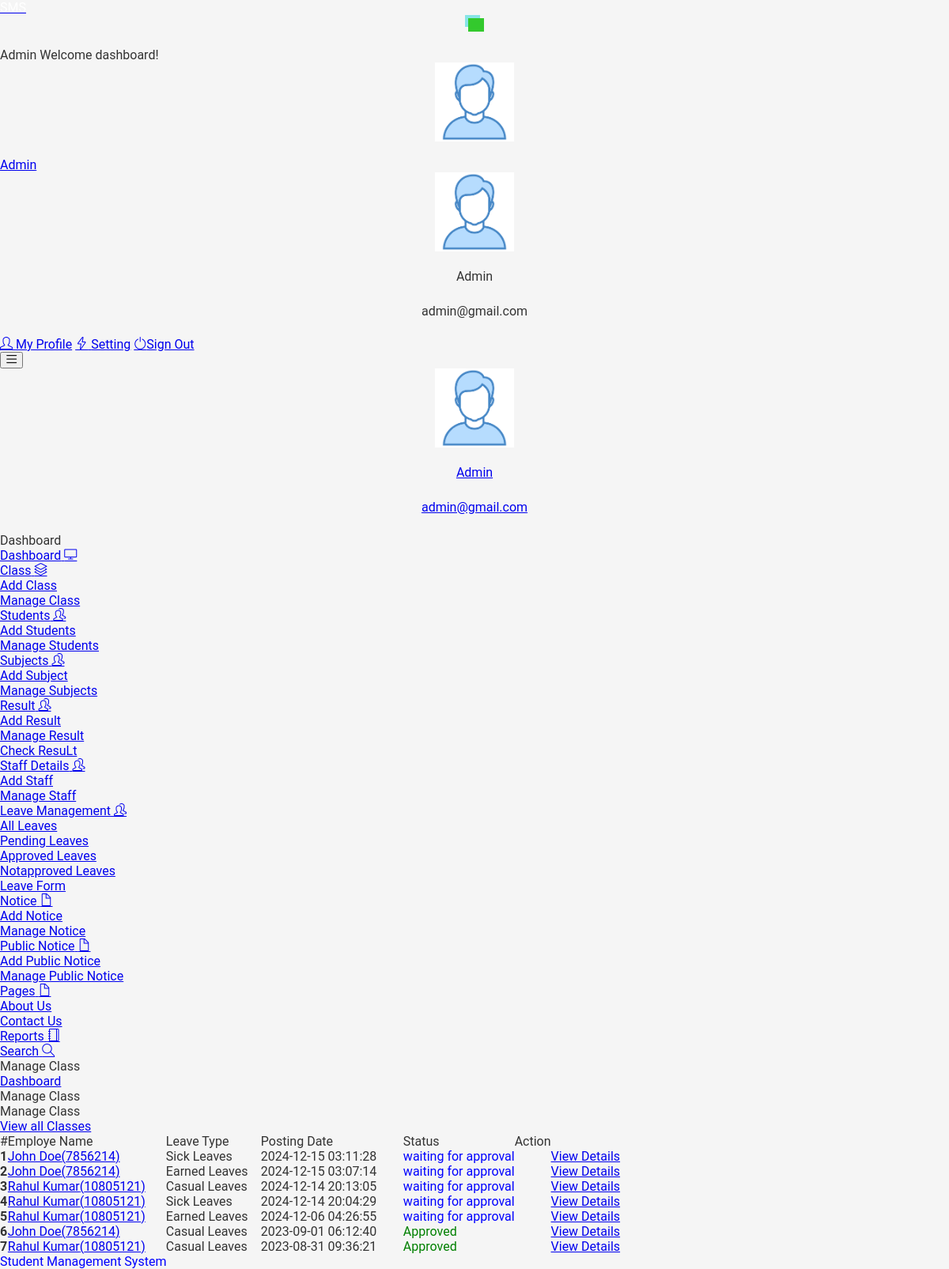
/studentms/admin/leaves.php (signed in), run on an earlier commit of the app's database.
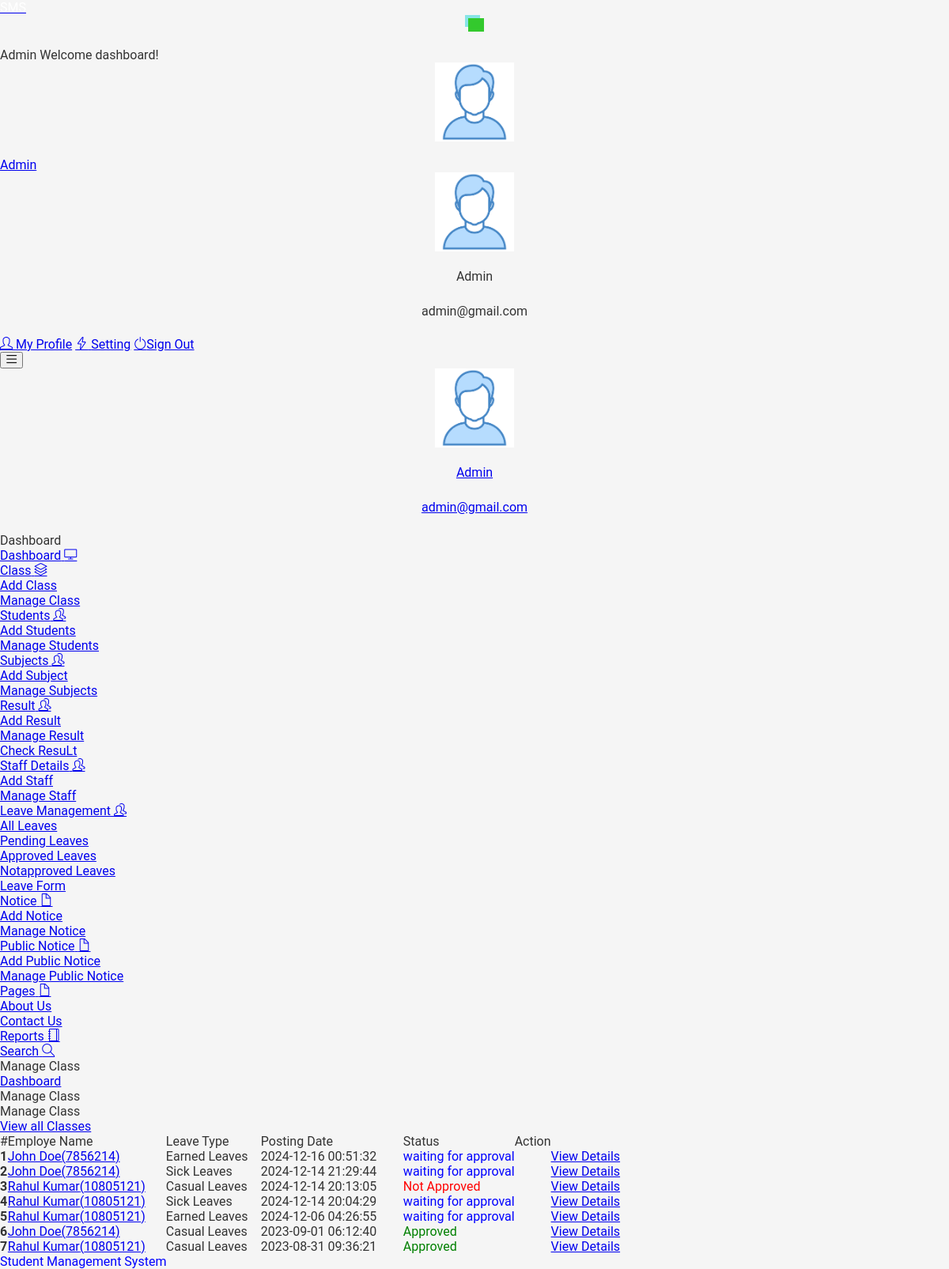
And on a later commit of the database.
### tables this page shows
CREATE TABLE IF NOT EXISTS `tblleaves` (
  `id` int NOT NULL AUTO_INCREMENT,
  `LeaveType` varchar(110) DEFAULT NULL,
  `ToDate` varchar(120) DEFAULT NULL,
  `FromDate` varchar(120) DEFAULT NULL,
  `Description` mediumtext,
  `PostingDate` timestamp NULL DEFAULT CURRENT_TIMESTAMP,
  `AdminRemark` mediumtext,
  `AdminRemarkDate` varchar(120) DEFAULT NULL,
  `Status` int DEFAULT NULL,
  `IsRead` int DEFAULT NULL,
  `empid` int DEFAULT NULL,
  PRIMARY KEY (`id`),
  KEY `empid` (`empid`)
);

CREATE TABLE IF NOT EXISTS `tblemployees` (
  `id` int NOT NULL AUTO_INCREMENT,
  `EmpId` varchar(100) NOT NULL,
  `FirstName` varchar(150) DEFAULT NULL,
  `LastName` varchar(150) DEFAULT NULL,
  `EmailId` varchar(200) DEFAULT NULL,
  `Password` varchar(180) DEFAULT NULL,
  `Gender` varchar(100) DEFAULT NULL,
  `Dob` varchar(100) DEFAULT NULL,
  `Department` varchar(255) DEFAULT NULL,
  `Address` varchar(255) DEFAULT NULL,
  `City` varchar(200) DEFAULT NULL,
  `Country` varchar(150) DEFAULT NULL,
  `Phonenumber` char(11) DEFAULT NULL,
  `Status` int DEFAULT NULL,
  `RegDate` timestamp NULL DEFAULT CURRENT_TIMESTAMP,
  PRIMARY KEY (`id`)
);

### studentms/admin/leaves.php (the view, shortened to what the rows shown need)
<?php
include('includes/dbconnection.php');
if(strlen($_SESSION['sturecmsaid'])==0)
    {
header('location:index.php');
}
else{
 ?>
<!DOCTYPE html>
<html lang="en">
    <head>
    <link rel="stylesheet" href="vendors/simple-line-icons/css/simple-line-icons.css">
    <link rel="stylesheet" href="vendors/flag-icon-css/css/flag-icon.min.css">
    <link rel="stylesheet" href="vendors/css/vendor.bundle.base.css">
    <link rel="stylesheet" href="./vendors/daterangepicker/daterangepicker.css">
    <link rel="stylesheet" href="./vendors/chartist/chartist.min.css">
    <link rel="stylesheet" href="./css/style.css">
    </head>
    <body>
    <div class="container-scroller">
     <?php include_once('includes/header.php');?>
      <div class="container-fluid page-body-wrapper">
        <?php include_once('includes/sidebar.php');?>
        <div class="main-panel">
          <div class="content-wrapper">
            <div class="row">
              <div class="col-md-12 grid-margin stretch-card">
                <div class="card">
                  <div class="card-body">
                    <div class="table-responsive border rounded p-1">
                      <table class="table">
                                        <tr>
                                            <th>#</th>
                                            <th width="200">Employe Name</th>
                                            <th width="120">Leave Type</th>
                                             <th width="180">Posting Date</th>
                                            <th>Status</th>
                                            <th align="center">Action</th>
                                        </tr>
                                    <tbody>
<?php $sql = "SELECT tblleaves.id as lid,tblemployees.FirstName,tblemployees.LastName,tblemployees.EmpId,tblemployees.id,tblleaves.LeaveType,tblleaves.PostingDate,tblleaves.Status from tblleaves join tblemployees on tblleaves.empid=tblemployees.id order by lid desc";
$query = $dbh -> prepare($sql);
$query->execute();
$results=$query->fetchAll(PDO::FETCH_OBJ);
$cnt=1;
if($query->rowCount() > 0)
{
foreach($results as $result)
{
      ?>
                                        <tr>
                                            <td> <b><?php echo htmlentities($cnt);?></b></td>
                                              <td><a href="editemployee.php?empid=<?php echo htmlentities($result->id);?>" target="_blank"><?php echo htmlentities($result->FirstName." ".$result->LastName);?>(<?php echo htmlentities($result->EmpId);?>)</a></td>
                                            <td><?php echo htmlentities($result->LeaveType);?></td>
                                            <td><?php echo htmlentities($result->PostingDate);?></td>
                                                                       <td><?php $stats=$result->Status;
if($stats==1){
                                             ?>
                                                 <span style="color: green">Approved</span>
                                                 <?php } if($stats==2)  { ?>
                                                <span style="color: red">Not Approved</span>
                                                 <?php } if($stats==0)  { ?>
 <span style="color: blue">waiting for approval</span>
 <?php } ?>
                                             </td>
          <td>
           <td><a href="leave-details.php?leaveid=<?php echo htmlentities($result->lid);?>" class="btn btn-primary mr-2"  > View Details</a></td>
                                    </tr>
                                         <?php $cnt++;} }?>
                                    </tbody>
                                </table>
                            </div>
                        </div>
                    </div>
                </div>
        </div>
        </div>
      </div>
    </div>
    </body>
</html>
<?php } ?>

### studentms/admin/includes/header.php (shortened to what the rows shown need)
 <nav class="navbar default-layout-navbar col-lg-12 col-12 p-0 fixed-top d-flex flex-row">
        </div><?php
         $aid= $_SESSION['sturecmsaid'];
$sql="SELECT * from tbladmin where ID=:aid";
$query = $dbh -> prepare($sql);
$query->bindParam(':aid',$aid,PDO::PARAM_STR);
$query->execute();
$results=$query->fetchAll(PDO::FETCH_OBJ);
$cnt=1;
if($query->rowCount() > 0)
{
foreach($results as $row)
{               ?>
        <div class="navbar-menu-wrapper d-flex align-items-center flex-grow-1">
          <h5 class="mb-0 font-weight-medium d-none d-lg-flex"><?php  echo htmlentities($row->AdminName);?> Welcome dashboard!</h5>
          <ul class="navbar-nav navbar-nav-right ml-auto">
            <li class="nav-item dropdown d-none d-xl-inline-flex user-dropdown">
              <a class="nav-link dropdown-toggle" id="UserDropdown" href="#" data-toggle="dropdown" aria-expanded="false">
                <img class="img-xs rounded-circle ml-2" src="images/faces/face8.jpg" alt="Profile image"> <span class="font-weight-normal"> <?php  echo htmlentities($row->AdminName);?> </span></a>
              <div class="dropdown-menu dropdown-menu-right navbar-dropdown" aria-labelledby="UserDropdown">
                <div class="dropdown-header text-center">
                  <img class="img-md rounded-circle" src="images/faces/face8.jpg" alt="Profile image">
                  <p class="mb-1 mt-3"><?php  echo htmlentities($row->AdminName);?></p>
                  <p class="font-weight-light text-muted mb-0"><?php  echo htmlentities($row->Email);?></p>
                </div><?php $cnt=$cnt+1;}} ?>
              </div>
            </li>
          </ul>
          <button class="navbar-toggler navbar-toggler-right d-lg-none align-self-center" type="button" data-toggle="offcanvas">
            <span class="icon-menu"></span>
          </button>
        </div>
      </nav>

### studentms/admin/includes/sidebar.php (shortened to what the rows shown need)
<nav class="sidebar sidebar-offcanvas" id="sidebar">
          <ul class="nav">
            <li class="nav-item nav-profile">
              <a href="#" class="nav-link">
                <div class="text-wrapper">
                  <?php
         $aid= $_SESSION['sturecmsaid'];
$sql="SELECT * from tbladmin where ID=:aid";
$query = $dbh -> prepare($sql);
$query->bindParam(':aid',$aid,PDO::PARAM_STR);
$query->execute();
$results=$query->fetchAll(PDO::FETCH_OBJ);
$cnt=1;
if($query->rowCount() > 0)
{
foreach($results as $row)
{               ?>
                  <p class="profile-name"><?php  echo htmlentities($row->AdminName);?></p>
                  <p class="designation"><?php  echo htmlentities($row->Email);?></p><?php $cnt=$cnt+1;}} ?>
                </div>
              </a>
            </li>
          </ul>
        </nav>

What changed in the data, as far as the page shows it:
removed tblleaves: tblemployees.FirstName+LastName "John Doe", tblemployees.EmpId "7856214", LeaveType "Sick Leaves", PostingDate "2024-12-15 03:11:28", Status "waiting for approval"
added tblleaves: tblemployees.FirstName+LastName "John Doe", tblemployees.EmpId "7856214", LeaveType "Earned Leaves", PostingDate "2024-12-16 00:51:32", Status "waiting for approval"
changed tblleaves (number 2 of 7 on the later page): LeaveType "Earned Leaves" → "Sick Leaves"; PostingDate "2024-12-15 03:07:14" → "2024-12-14 21:29:44"
changed tblleaves (number 3 of 7 on the later page): Status "waiting for approval" → "Not Approved"
